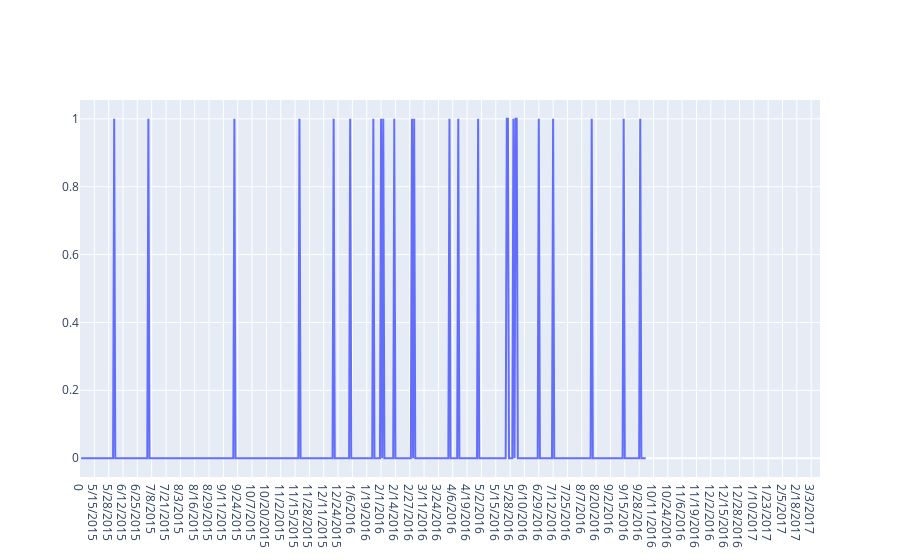

Notebook cell for this chart:
### Code cell
data = [go.Scatter(x=nfeatures['date'], y=label)]

py.iplot(data, filename = 'time-series-simple')

### Figure 1 — Plotly figure (JSON) as saved in the notebook; plotly's stock layout.template omitted (floating-point values rounded to 4 significant figures; data arrays with more than 128 entries replaced by an {"elided": "..."} marker saying what was removed)
{"data": [{"type": "scatter", "x": {"elided": "984 str values"}, "y": {"elided": "672 int values"}}], "layout": {}}
